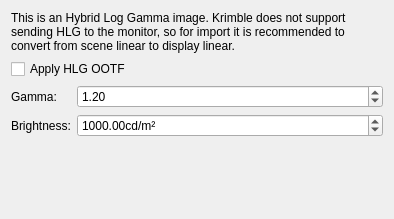
<?xml version="1.0" encoding="UTF-8"?>
<ui version="4.0">
 <class>DlgHeifImport</class>
 <widget class="QWidget" name="DlgHeifImport">
  <property name="geometry">
   <rect>
    <x>0</x>
    <y>0</y>
    <width>394</width>
    <height>219</height>
   </rect>
  </property>
  <property name="windowTitle">
   <string>Dialog</string>
  </property>
  <layout class="QFormLayout" name="formLayout">
   <item row="0" column="0" colspan="2">
    <widget class="QLabel" name="label">
     <property name="text">
      <string>&lt;html&gt;&lt;head/&gt;&lt;body&gt;&lt;p&gt;This is an Hybrid Log Gamma image. Krimble does not support sending HLG to the monitor, so for import it is recommended to convert from scene linear to display linear.&lt;/p&gt;&lt;/body&gt;&lt;/html&gt;</string>
     </property>
     <property name="wordWrap">
      <bool>true</bool>
     </property>
    </widget>
   </item>
   <item row="1" column="0" colspan="2">
    <widget class="QCheckBox" name="chkApplyOOTF">
     <property name="text">
      <string>Apply HLG OOTF</string>
     </property>
    </widget>
   </item>
   <item row="2" column="0">
    <widget class="QLabel" name="label_2">
     <property name="text">
      <string>Gamma:</string>
     </property>
    </widget>
   </item>
   <item row="2" column="1">
    <widget class="QDoubleSpinBox" name="spnGamma">
     <property name="toolTip">
      <string>&lt;html&gt;&lt;head/&gt;&lt;body&gt;&lt;p&gt;Display gamma. By default this is 1.2 for converting from scene to display linear.&lt;/p&gt;&lt;/body&gt;&lt;/html&gt;</string>
     </property>
     <property name="maximum">
      <double>3.000000000000000</double>
     </property>
     <property name="value">
      <double>1.200000000000000</double>
     </property>
    </widget>
   </item>
   <item row="3" column="0">
    <widget class="QLabel" name="label_3">
     <property name="text">
      <string>Brightness:</string>
     </property>
    </widget>
   </item>
   <item row="3" column="1">
    <widget class="QDoubleSpinBox" name="spnNits">
     <property name="toolTip">
      <string>&lt;html&gt;&lt;head/&gt;&lt;body&gt;&lt;p&gt;The display brightness in nits. By default this is set to 1000 for converting to display linear.&lt;/p&gt;&lt;/body&gt;&lt;/html&gt;</string>
     </property>
     <property name="suffix">
      <string>cd/m²</string>
     </property>
     <property name="maximum">
      <double>100000.000000000000000</double>
     </property>
     <property name="value">
      <double>1000.000000000000000</double>
     </property>
    </widget>
   </item>
  </layout>
 </widget>
 <resources/>
 <connections/>
</ui>
